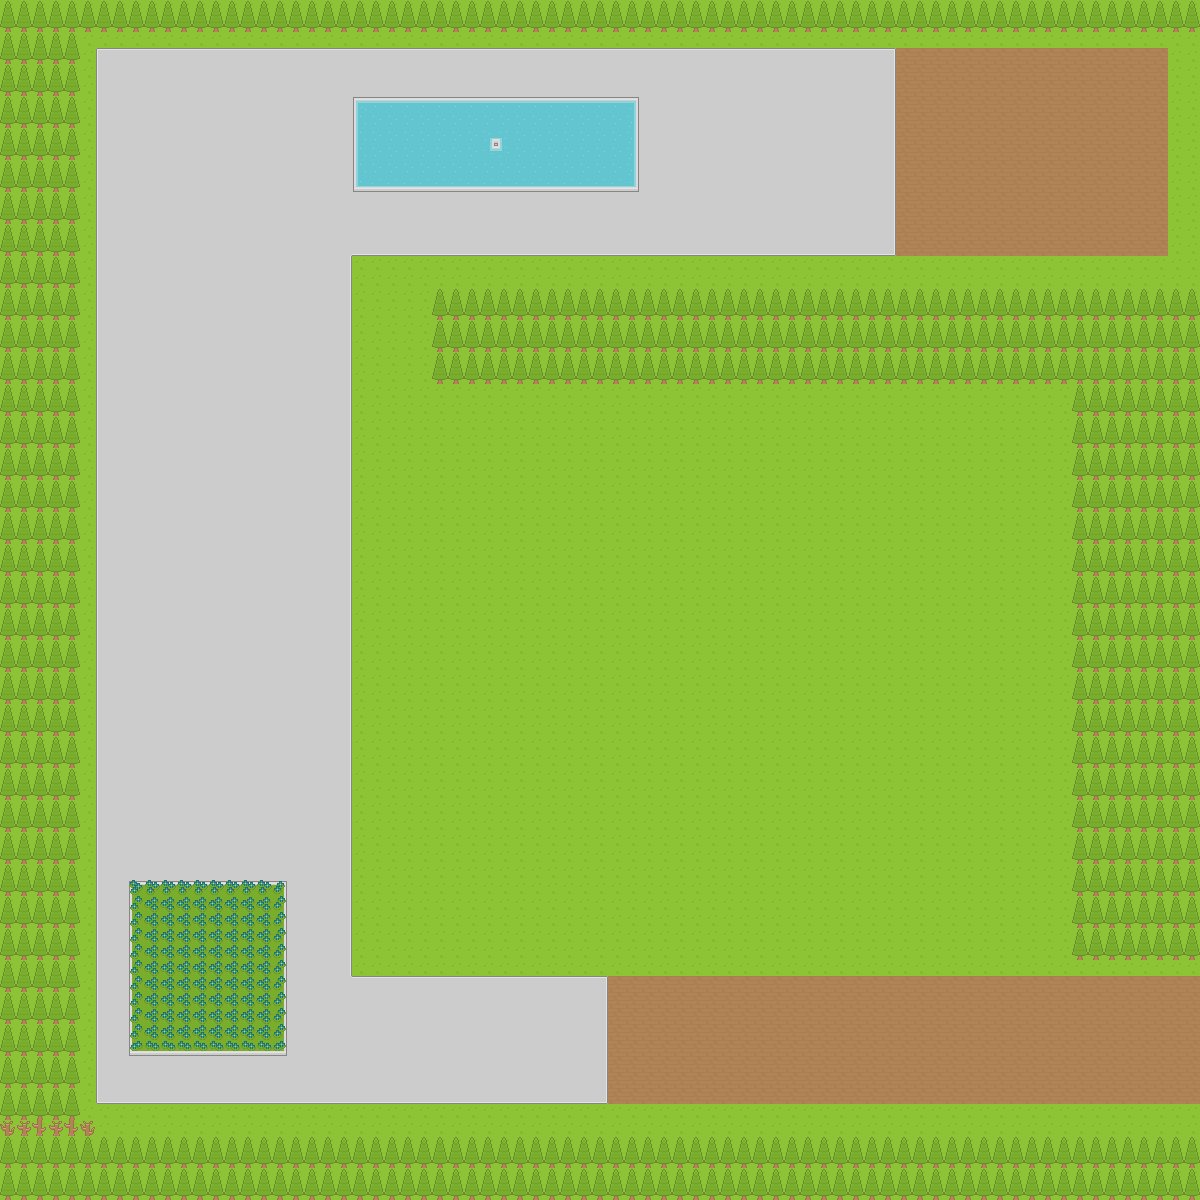

Below is a game level as drawn by its tile map, then a one-line description and the .tmx that defines it (tile-layer data replaced by summaries):
An orthogonal 75x75 tile map with 16x16 px tiles, 3 tile layers (Ground, Road, Objects), 1 hidden layer not drawn and 44 objects.

<map version="1.0" orientation="orthogonal" renderorder="left-down" width="75" height="75" tilewidth="16" tileheight="16" nextobjectid="1">
 <tileset firstgid="1" name="received_1395995697127633" tilewidth="16" tileheight="16" spacing="1" tilecount="1767" columns="57">
  <image source="../Art/received_1395995697127633.png" width="968" height="526" />
  <terraintypes>
   <terrain name="Gray Road" tile="1486" />
   <terrain name="Gray Road Edge" tile="-1" />
   <terrain name="Floral Field" tile="-1" />
  </terraintypes>
  <tile id="2">
   <objectgroup draworder="index">
    <object id="1" x="0.956522" y="0.0869565" width="14.9565" height="15.8261" />
   </objectgroup>
  </tile>
  <tile id="3">
   <objectgroup draworder="index">
    <object id="1" x="0.0434783" y="-0.0434783" width="16" height="16.087" />
   </objectgroup>
  </tile>
  <tile id="4">
   <objectgroup draworder="index">
    <object id="1" x="0" y="-0.0434783" width="14.913" height="16" />
   </objectgroup>
  </tile>
  <tile id="59">
   <objectgroup draworder="index">
    <object id="2" x="0.695652" y="0" width="15.3478" height="16" />
   </objectgroup>
  </tile>
  <tile id="61">
   <objectgroup draworder="index">
    <object id="1" x="0" y="-0.0434783" width="14.9565" height="16.087" />
   </objectgroup>
  </tile>
  <tile id="116">
   <objectgroup draworder="index">
    <object id="1" x="0.695652" y="-0.0869565" width="15.2609" height="16.087" />
   </objectgroup>
  </tile>
  <tile id="117">
   <objectgroup draworder="index">
    <object id="1" x="0" y="-0.0434783" width="15.9565" height="16.0435" />
   </objectgroup>
  </tile>
  <tile id="118">
   <objectgroup draworder="index">
    <object id="1" x="0" y="-0.0869565" width="15" height="16.1304" />
   </objectgroup>
  </tile>
  <tile id="173">
   <objectgroup draworder="index">
    <object id="2" x="1.08696" y="1.04348" width="14.913" height="14.913" />
   </objectgroup>
  </tile>
  <tile id="174">
   <objectgroup draworder="index">
    <object id="1" x="-0.0434783" y="-0.0869565" width="16.0435" height="16.0435" />
   </objectgroup>
  </tile>
  <tile id="175">
   <objectgroup draworder="index">
    <object id="1" x="0" y="1" width="14.9565" height="15" />
   </objectgroup>
  </tile>
  <tile id="230">
   <objectgroup draworder="index">
    <object id="1" x="0.913043" y="-0.0869565" width="15.1304" height="16.0435" />
   </objectgroup>
  </tile>
  <tile id="232">
   <objectgroup draworder="index">
    <object id="1" x="0" y="0" width="14.8261" height="16" />
   </objectgroup>
  </tile>
  <tile id="287">
   <objectgroup draworder="index">
    <object id="1" x="0.913043" y="0" width="15.087" height="16" />
   </objectgroup>
  </tile>
  <tile id="288">
   <objectgroup draworder="index">
    <object id="3" x="0" y="0.0434783" width="16" height="15.8261" />
   </objectgroup>
  </tile>
  <tile id="289">
   <objectgroup draworder="index">
    <object id="3" x="0.0434783" y="-0.0434783" width="14.7391" height="15.9565" />
   </objectgroup>
  </tile>
  <tile id="526">
   <objectgroup draworder="index">
    <object id="2" x="0" y="1.1" width="16" height="14.8" />
   </objectgroup>
  </tile>
  <tile id="527">
   <objectgroup draworder="index">
    <object id="1" x="-0.0434783" y="3.21739" width="16.087" height="12.7391" />
   </objectgroup>
  </tile>
  <tile id="528">
   <objectgroup draworder="index">
    <object id="1" x="-0.0869565" y="2.95652" width="16.1304" height="13.1304" />
   </objectgroup>
  </tile>
  <tile id="540">
   <objectgroup draworder="index">
    <object id="1" x="0.0434783" y="-0.0434783" width="15.8696" height="16.0435" />
    <object id="3" x="0" y="1.0625" width="14.875" height="14.9375" />
   </objectgroup>
  </tile>
  <tile id="583">
   <objectgroup draworder="index">
    <object id="1" x="0" y="0" width="15.9565" height="16" />
   </objectgroup>
  </tile>
  <tile id="584">
   <objectgroup draworder="index">
    <object id="1" x="0" y="0" width="15.9565" height="16" />
   </objectgroup>
  </tile>
  <tile id="587">
   <objectgroup draworder="index">
    <object id="1" x="0" y="0.0434783" width="15.9565" height="15.9565" />
    <object id="2" x="2.9375" y="7.9375" width="10.1875" height="7.875" />
   </objectgroup>
  </tile>
  <tile id="588">
   <objectgroup draworder="index">
    <object id="7" x="2.75" y="7.9375" width="10.375" height="7.875" />
   </objectgroup>
  </tile>
  <tile id="593">
   <objectgroup draworder="index">
    <object id="1" x="0" y="3.56522" width="15.9565" height="12.3913" />
   </objectgroup>
  </tile>
  <tile id="597">
   <objectgroup draworder="index">
    <object id="1" x="0" y="0" width="15.913" height="16" />
    <object id="6" x="-0.0625" y="0.0625" width="14.0625" height="16" />
   </objectgroup>
  </tile>
  <tile id="640">
   <objectgroup draworder="index">
    <object id="1" x="-0.0434783" y="-0.0434783" width="16" height="16" />
   </objectgroup>
  </tile>
  <tile id="641">
   <objectgroup draworder="index">
    <object id="1" x="0" y="0" width="16" height="16" />
   </objectgroup>
  </tile>
  <tile id="642">
   <objectgroup draworder="index">
    <object id="1" x="-0.0434783" y="-0.0434783" width="15.9565" height="16" />
   </objectgroup>
  </tile>
  <tile id="643">
   <objectgroup draworder="index">
    <object id="1" x="0" y="0.0434783" width="15.9565" height="15.9565" />
   </objectgroup>
  </tile>
  <tile id="644">
   <objectgroup draworder="index">
    <object id="1" x="0" y="0" width="15.9565" height="16" />
   </objectgroup>
  </tile>
  <tile id="645">
   <objectgroup draworder="index">
    <object id="1" x="0" y="0" width="15.9565" height="16" />
   </objectgroup>
  </tile>
  <tile id="650">
   <objectgroup draworder="index">
    <object id="1" x="0" y="0" width="15.9565" height="16" />
   </objectgroup>
  </tile>
  <tile id="654">
   <objectgroup draworder="index">
    <object id="7" x="0.9375" y="0.875" width="14.0625" height="15" />
   </objectgroup>
  </tile>
  <tile id="1357">
   <objectgroup draworder="index">
    <object id="1" x="-0.130435" y="2.3913" width="16.1304" height="13.5652" />
   </objectgroup>
  </tile>
  <tile id="1359">
   <objectgroup draworder="index">
    <object id="1" x="0" y="4.30435" width="15.9565" height="11.6957" />
   </objectgroup>
  </tile>
  <tile id="1360">
   <objectgroup draworder="index">
    <object id="1" x="-0.0434783" y="0.73913" width="16.0435" height="15.2609" />
   </objectgroup>
  </tile>
  <tile id="1363">
   <objectgroup draworder="index">
    <object id="1" x="-0.0869565" y="5" width="16.0435" height="10.9565" />
   </objectgroup>
  </tile>
  <tile id="1416">
   <objectgroup draworder="index">
    <object id="1" x="0.0434783" y="7.86957" width="16" height="8.13043" />
   </objectgroup>
  </tile>
  <tile id="1417">
   <objectgroup draworder="index">
    <object id="1" x="0" y="7.91304" width="16" height="8.04348" />
   </objectgroup>
  </tile>
  <tile id="1420">
   <objectgroup draworder="index">
    <object id="1" x="0" y="7.91304" width="16" height="8.08696" />
   </objectgroup>
  </tile>
  <tile id="1428" terrain=",,,0" />
  <tile id="1429" terrain=",,0,0" />
  <tile id="1430" terrain=",,0," />
  <tile id="1485" terrain=",0,,0" />
  <tile id="1486" terrain="0,0,0,0" />
  <tile id="1487" terrain="0,,0," />
  <tile id="1542" terrain=",0,," />
  <tile id="1543" terrain="0,0,," />
  <tile id="1544" terrain="0,,," />
 </tileset>
 <layer name="Tile Layer 1" width="75" height="75" visible="0">
  <data>[5625 cells, 39 non-empty, 1 distinct tile ids]</data>
 </layer>
 <layer name="Ground" width="75" height="75">
  <data>[5625 cells, 5625 non-empty, 1 distinct tile ids]</data>
 </layer>
 <layer name="Road" width="75" height="75">
  <data>[5625 cells, 2144 non-empty, 11 distinct tile ids]</data>
 </layer>
 <layer name="Objects" width="75" height="75">
  <data>[5625 cells, 1590 non-empty, 27 distinct tile ids]</data>
 </layer>
</map>
